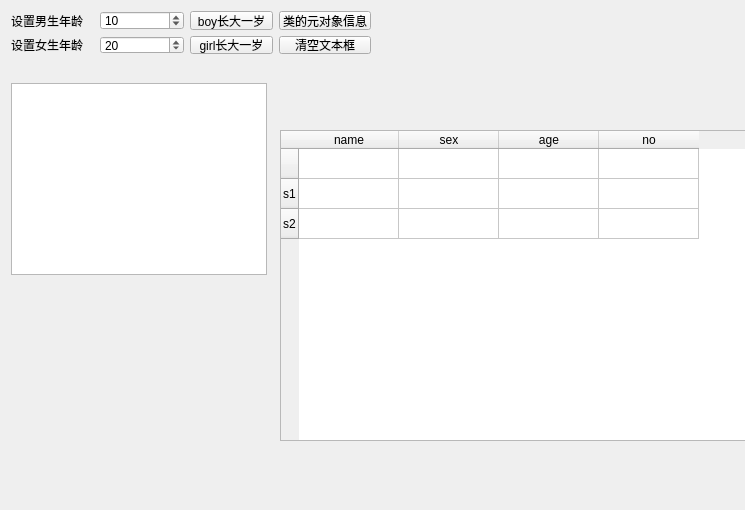
<?xml version="1.0" encoding="UTF-8"?>
<ui version="4.0">
 <class>QmyWidget</class>
 <widget class="QWidget" name="QmyWidget">
  <property name="geometry">
   <rect>
    <x>0</x>
    <y>0</y>
    <width>745</width>
    <height>510</height>
   </rect>
  </property>
  <property name="windowTitle">
   <string>MetaObject的使用</string>
  </property>
  <widget class="QPlainTextEdit" name="textEdit">
   <property name="geometry">
    <rect>
     <x>11</x>
     <y>83</y>
     <width>256</width>
     <height>192</height>
    </rect>
   </property>
  </widget>
  <widget class="QTableWidget" name="tableWidget">
   <property name="geometry">
    <rect>
     <x>280</x>
     <y>130</y>
     <width>491</width>
     <height>311</height>
    </rect>
   </property>
   <row>
    <property name="text">
     <string/>
    </property>
   </row>
   <row>
    <property name="text">
     <string>s1</string>
    </property>
   </row>
   <row>
    <property name="text">
     <string>s2</string>
    </property>
   </row>
   <column>
    <property name="text">
     <string>name</string>
    </property>
   </column>
   <column>
    <property name="text">
     <string>sex</string>
    </property>
   </column>
   <column>
    <property name="text">
     <string>age</string>
    </property>
   </column>
   <column>
    <property name="text">
     <string>no</string>
    </property>
   </column>
  </widget>
  <widget class="QWidget" name="layoutWidget">
   <property name="geometry">
    <rect>
     <x>0</x>
     <y>0</y>
     <width>382</width>
     <height>65</height>
    </rect>
   </property>
   <layout class="QGridLayout" name="gridLayout">
    <item row="0" column="0">
     <widget class="QLabel" name="label">
      <property name="text">
       <string>设置男生年龄</string>
      </property>
     </widget>
    </item>
    <item row="0" column="1">
     <widget class="QSpinBox" name="spinBoy">
      <property name="minimum">
       <number>0</number>
      </property>
      <property name="maximum">
       <number>200</number>
      </property>
      <property name="value">
       <number>10</number>
      </property>
     </widget>
    </item>
    <item row="0" column="2">
     <widget class="QPushButton" name="btnBoyInc">
      <property name="text">
       <string>boy长大一岁</string>
      </property>
     </widget>
    </item>
    <item row="0" column="3">
     <widget class="QPushButton" name="btnClassInfo">
      <property name="text">
       <string>类的元对象信息</string>
      </property>
     </widget>
    </item>
    <item row="1" column="0">
     <widget class="QLabel" name="label_2">
      <property name="text">
       <string>设置女生年龄</string>
      </property>
     </widget>
    </item>
    <item row="1" column="1">
     <widget class="QSpinBox" name="spinGirl">
      <property name="maximum">
       <number>200</number>
      </property>
      <property name="value">
       <number>20</number>
      </property>
     </widget>
    </item>
    <item row="1" column="2">
     <widget class="QPushButton" name="btnGirlInc">
      <property name="text">
       <string>girl长大一岁</string>
      </property>
     </widget>
    </item>
    <item row="1" column="3">
     <widget class="QPushButton" name="btnClear">
      <property name="text">
       <string>清空文本框</string>
      </property>
     </widget>
    </item>
   </layout>
  </widget>
 </widget>
 <layoutdefault spacing="6" margin="11"/>
 <resources/>
 <connections/>
</ui>
